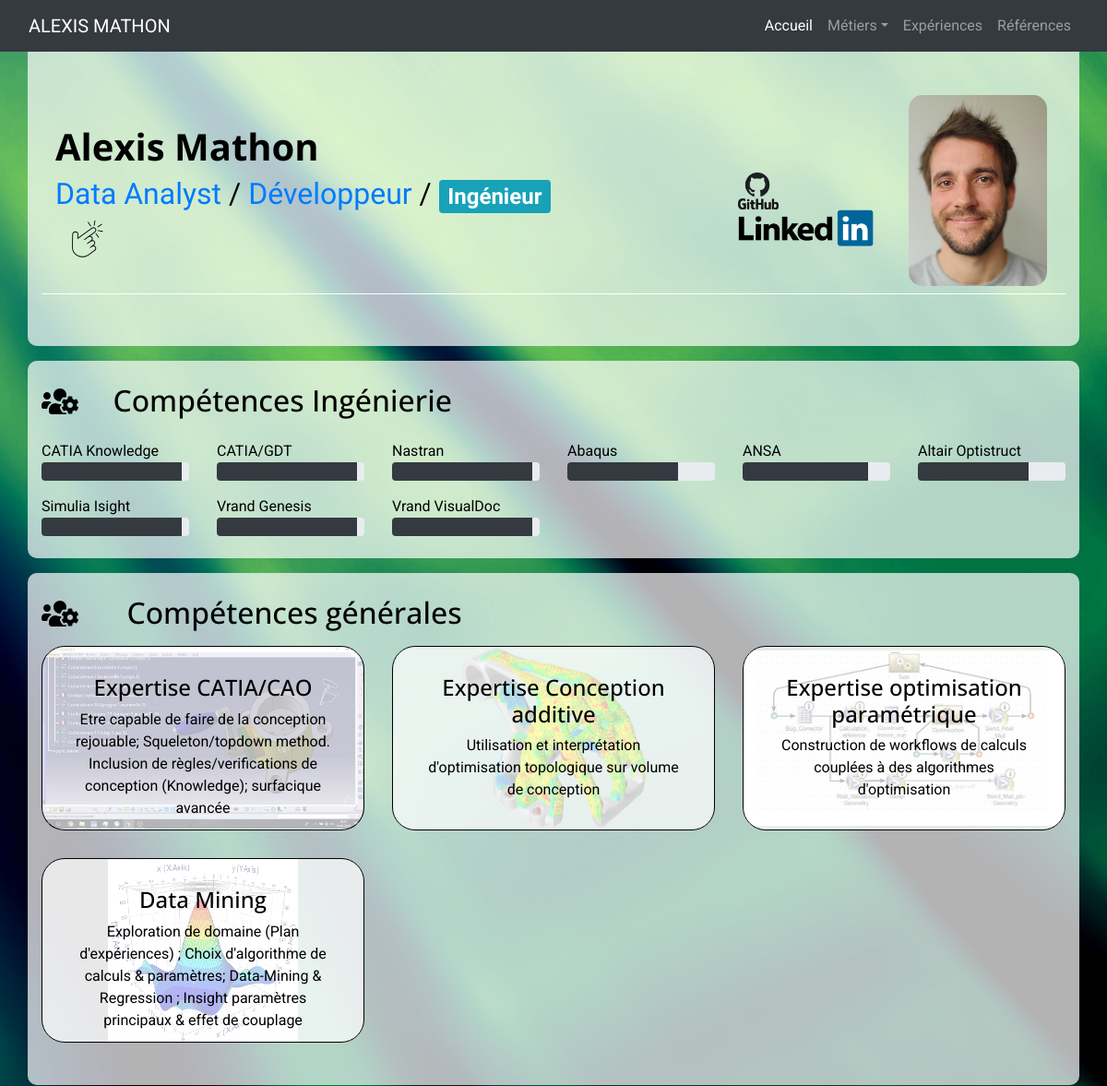
Before: /CVeng/ (upper part) with the older database file.
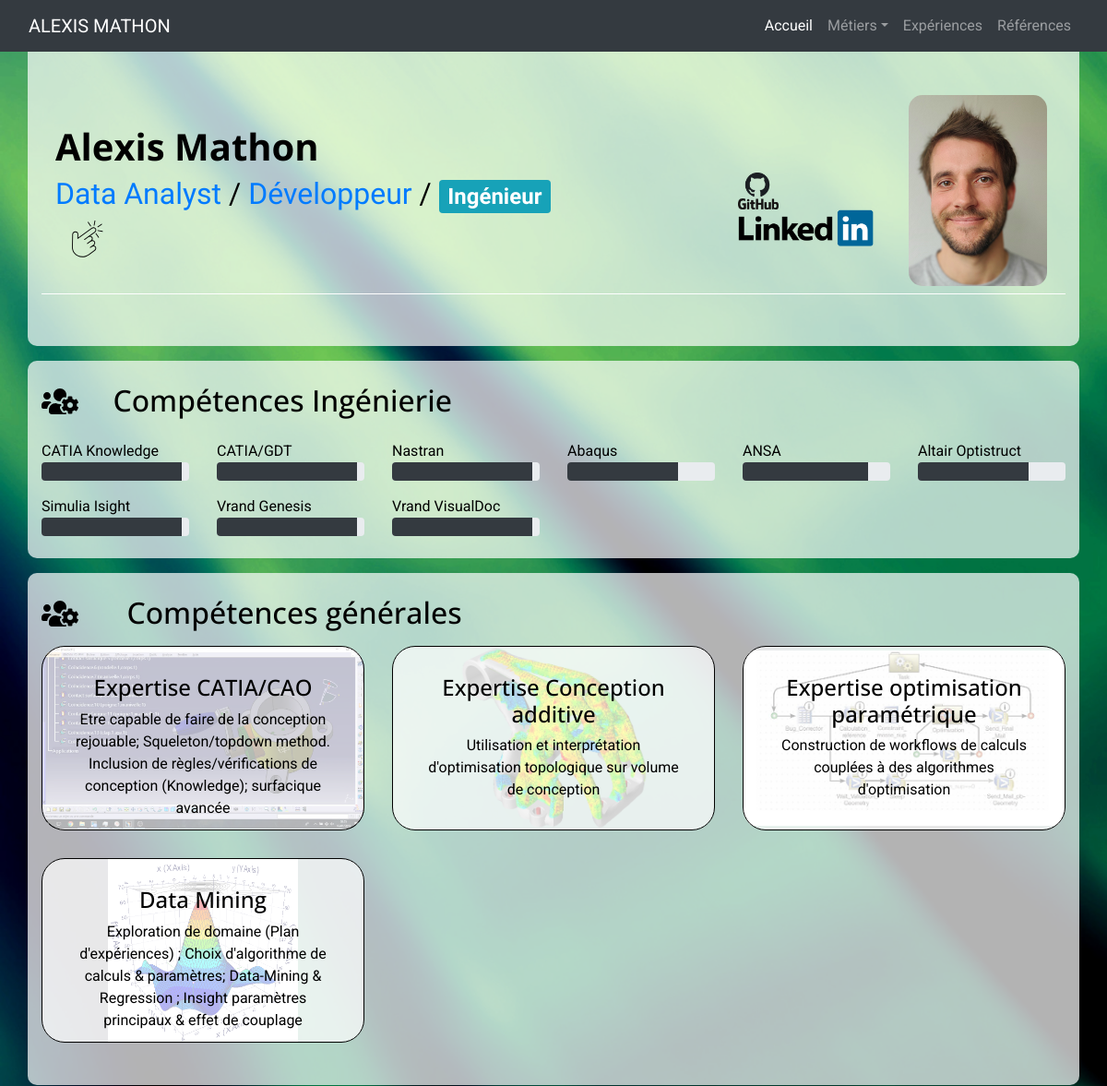
After: the same page with the newer database file.
### cvapp/models.py (models this page shows, shortened)
class CompGlob(db.Model):
    id = db.Column(db.Integer, primary_key=True)
    name = db.Column(db.String(50), nullable=False)
    img = db.Column(db.String(50), nullable=True)
    wc = db.Column(db.Enum(WorkClass), nullable=False)
    short = db.Column(db.String(200), nullable=False)

### cvapp/views.py (the view)
@routes.route('/CVeng/')
def engcv():return rendercv('Eng')

### cvapp/utils.py (called while the page is built)
def find_tcomp(workclass):
    complist = CompGraph.query.filter(
        CompGraph.wc == WorkClass['DataDevEng']).all()
    if workclass == 'Data' or workclass == 'Dev':
        complist += CompGraph.query.filter(
            CompGraph.wc == WorkClass['DataDev']).all()
    if workclass == 'Data' or workclass == 'Eng':
        complist += CompGraph.query.filter(
            CompGraph.wc == WorkClass['DataEng']).all()
    if workclass == 'Dev' or workclass == 'Eng':
        complist += CompGraph.query.filter(
            CompGraph.wc == WorkClass['DevEng']).all()
    complist += CompGraph.query.filter(
        CompGraph.wc == WorkClass[workclass]).all()
    return complist

### cvapp/views.py (called while the page is built)
def rendercv(Wkclass):
    myUrl = 'CV&wk='+Wkclass+'.html'
    tcomplist = find_tcomp(Wkclass)
    gcomplist = find_gcomp(Wkclass)
    return render_template(myUrl,
                            type=Wkclass,
                            tcomplist=tcomplist,
                            gcomplist=gcomplist)

### cvapp/templates/CV&wk=Eng.html (shortened to what this page needs)
{% extends 'base.html' %}
{% block content %}
        <div class="row d-flex col-lg-12 pb-2 mb-3">
        </div>
      </div>
      {% include 'skillgraph.html' %}
      {% if gcomplist: %} {% include 'skillglobal.html' %} {% endif %}
{% endblock %}

### cvapp/templates/skillglobal.html
      <div class="container blocgenerique">
        <section class="row">
            <div class="row col-12 pb-2 mt-2">
              <div class="icontitle col-md-1 d-none d-md-block"> <img src="{{ url_for('static', filename='img/svg/users-cog.svg') }}" alt height="40" width="40"></div>
              {% if type=='all' %}
              <div class="col-md-11"><h2> Compétences transverses </h2> </div>
              {% else %}
              <div class="col-md-11"><h2> Compétences générales </h2> </div>
              {% endif %}
            </div>
            {% for comp in gcomplist %}
            <div class="col-lg-4 col-md-6">
              <div class="blockimg" {% if comp.img!=None: %} style= 'background-image: url("{{url_for("static", filename=comp.img) }}");'{% endif %}>
                <div class="generalcompetenceblock text-center">
                  <h4>{{comp.name}}</h4>
                  <p>{{comp.short}}</p>
                </div>
              </div>
            </div>
            {% endfor %}
        </section>
      </div>

Changed rows visible on the page:
changed CompGlob "Expertise CATIA/CAO": short "Etre capable de faire de la conception rejouable; Squeleton/topdown method. Inclusion de règles/verifications de conception (Knowledge); surfacique avancée" → "Etre capable de faire de la conception rejouable; Squeleton/topdown method. Inclusion de règles/vérifications de conception (Knowledge); surfacique avancée"
